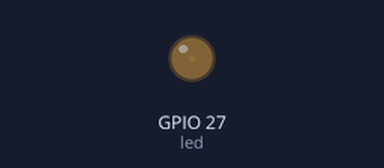
A program run on a simulated ESP32 board running MicroPython. On the bench: output pins drawn as LEDs (lit = HIGH).

Above: at 0.05 s.
At 1.3 s:
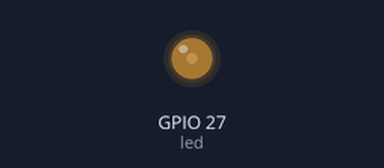
At 2.55 s:
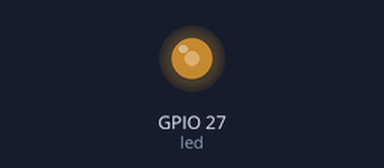
At 5.1 s:
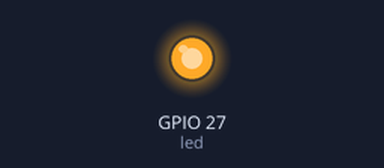
Timing chart, 0 to 6.7 s (numbered marks = the images above):
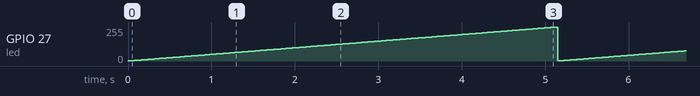

Measured:
- by itself, GPIO 27 (led): ramps from 1/255 to 255/255 and jumps back, once every 5.1 s

The program:

Fade.py
```python
"""
  Fade
    PWM example
  This example shows how to fade an LED on GPIO 27
"""

from machine import Pin, PWM
from time import sleep

frequency = 5000
led = PWM(Pin(27), frequency)

while True:
    for duty_cycle in range(0, 1024):
        led.duty(duty_cycle)
        sleep(0.005)
```
